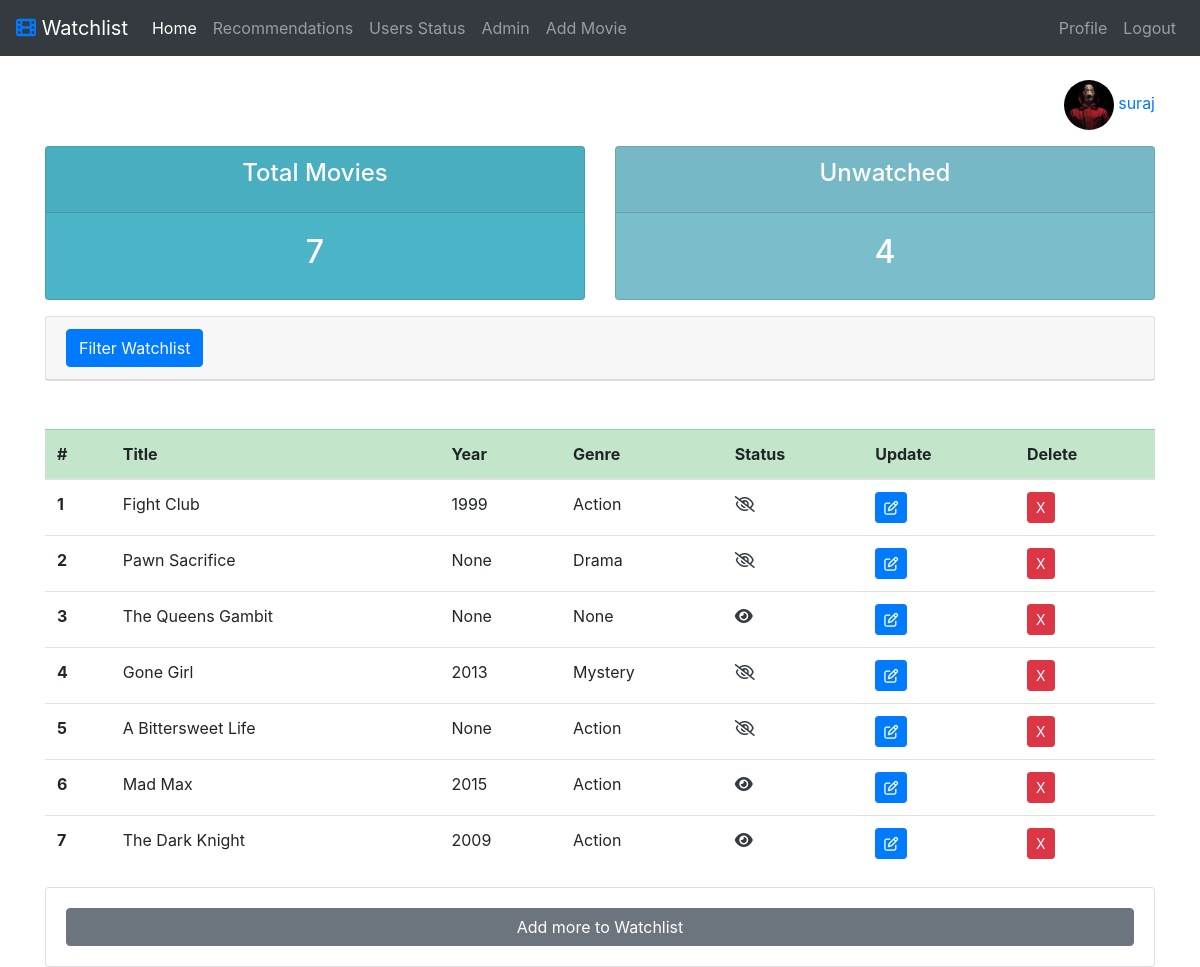
The app's page / (signed in) with its own data.
### users/models.py (models this page shows, shortened)
class Profile(models.Model):
    user = models.OneToOneField(User, on_delete=models.CASCADE)
    image = models.ImageField(default='default.jpg')

### movies/models.py (models this page shows, shortened)
class Movies(models.Model):
    CATEGORY = (
        ('Action', 'Action'),
        ('Adventure', 'Adventure'),
        ('Comedy', 'Comedy'),
        ('Crime', 'Crime'),
        ('Drama', 'Drama'),
        ('Fantasy', 'Fantasy'),
        ('Horror', 'Horror'),
        ('Mystery', 'Mystery'),
        ('Romance', 'Romance'),
        ('Sci-Fi', 'Sci-Fi'),
        ('Thriller', 'Thriller')
    )
    user = models.ForeignKey(User, on_delete=models.CASCADE, null=True)
    title = models.CharField(max_length=100)
    year = models.IntegerField()
    genre = models.CharField(max_length=50, choices=CATEGORY)
    status = models.BooleanField(default=False)

### movies/views.py (the view)
# urls.py: path('', views.home, name='home'),
@login_required(login_url='movietowatch')
def home(request):
    movies = request.user.movies_set.all()
    filter = MovieFilter(request.GET, queryset=movies)
    movies = filter.qs
    context = {
        'movies': movies.order_by('-id'),
        'total_movies': movies.count(),
        'unwatched': movies.filter(status=False).count(),
        'filter': filter
    }
    return render(request, 'movies/index.html', context)

### movies/templates/movies/index.html (shortened to what this page needs)
{% extends 'movies/base.html'%}
{% block content %}
<div class="text-right">
    <a href="{% url 'profile' %}">
        <img class="rounded-circle user-img" src="{{ request.user.profile.image.url }}">
    </a>
    <span class="text-primary">{{ request.user }}</span>
</div>
{% include 'partials/status.html' %}
{% include 'partials/filter.html' %}
<table class="table table-hover mt-5">
    <thead class="table-success">
        <tr>
            <th>#</th>
            <th>Title</th>
            <th>Year</th>
            <th>Genre</th>
            <th>Status</th>
            <th>Update</th>
            <th>Delete</th>
        </tr>
    </thead>
    <tbody>
        {% for movie in movies %}
            <tr>
                <th>{{ forloop.counter }}</th>
                <td>{{ movie.title }}</td>
                <td>{{ movie.year }}</td>
                <td>{{ movie.genre }}</td>
                <td>
                    <a href="{% url 'changeStatus' movie.id %}" class="text-dark">
                    {% if movie.status %}
                    <i class="fas fa-eye"></i>
                    {% else %}
                    <i class="far fa-eye-slash"></i>
                    {% endif %}
                    </a>
                </td>
                <td>
                    <a href="{% url 'update' movie.id %}" class="btn btn-sm btn-primary"><i class="far fa-edit"></i></a>
                </td>
                <td>
                    <a href="{% url 'delete' movie.id %}" class="btn btn-sm btn-danger">X</a>
                </td>
            </tr>
        {% endfor %}
    </tbody>
</table>
<div class="card card-body">
    <a href="{% url 'create' %}" class="btn btn-block btn-secondary">Add more to Watchlist</a>
</div>
{% endblock %}

### movies/templates/movies/index.html (style rules this page uses)
.user-img { max-height: 50px; max-width: 50px; }

### records on screen
Movies: title "Fight Club", year "1999", genre "Action", status False (drawn)
Movies: title "Pawn Sacrifice", year "None", genre "Drama", status False (drawn)
Movies: title "The Queens Gambit", year "None", genre "None", status True (drawn)
Movies: title "Gone Girl", year "2013", genre "Mystery", status False (drawn)
Movies: title "A Bittersweet Life", year "None", genre "Action", status False (drawn)
Movies: title "Mad Max", year "2015", genre "Action", status True (drawn)
Movies: title "The Dark Knight", year "2009", genre "Action", status True (drawn)

### other values on screen
{{ request.user }} "suraj"
{{ total_movies }} "7"
{{ unwatched }} "4"
